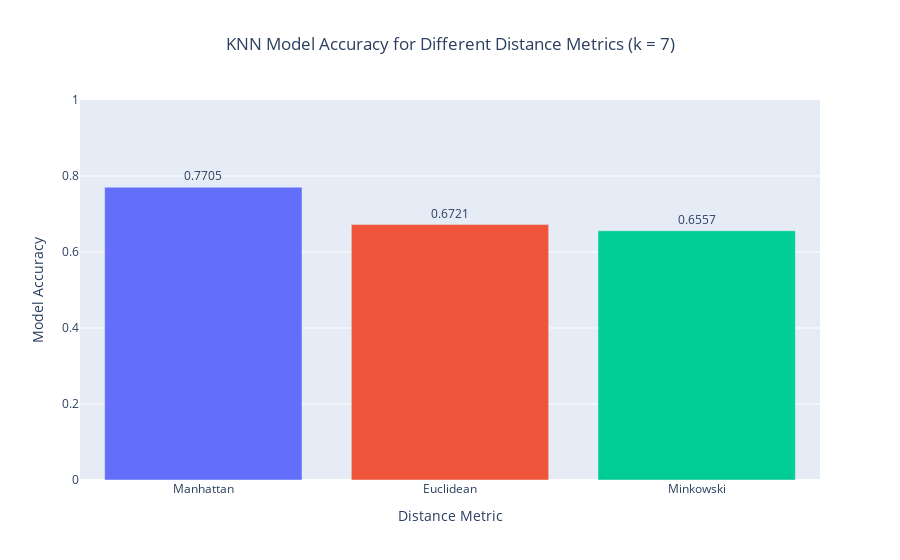

The cell this chart's notebook holds for it:
### Markdown cell above
## Model accuracies with a different vector similarity criteria (HW sklearn point 2)

### Code cell
import plotly.express as px
import pandas as pd

different_similarity_results = []
for p in range(1,4):
    different_similarity_results.append(knn_sklearn(training, training_labels, test, test_labels, k=best_k_value, p=p))


df_similarity = pd.DataFrame(different_similarity_results, columns=['k', 'distance_formula', 'accuracy'])
fig = px.bar(
    data_frame=df_similarity,
    x='distance_formula',
    y='accuracy',
    color='distance_formula',
    title=f'KNN Model Accuracy for Different Distance Metrics (k = {best_k_value})',
    labels={
        'distance_formula': 'Distance Metric',
        'accuracy': 'Model Accuracy'
    },
    text='accuracy'
)

fig.update_traces(
    texttemplate='%{text:.4f}',
    textposition='outside'
)
fig.update_layout(
    xaxis_title="Distance Metric",
    yaxis_title="Model Accuracy",
    title_x=0.5,
    yaxis=dict(range=[0,1]),
    showlegend=False
)

fig.show()

### Figure 1 — Plotly figure (JSON) as saved in the notebook; plotly's stock layout.template omitted (floating-point values rounded to 4 significant figures)
{"data": [{"hovertemplate": "Distance Metric=%{x}<br>Model Accuracy=%{text}<extra></extra>", "legendgroup": "Manhattan", "marker": {"color": "#636efa", "pattern": {"shape": ""}}, "name": "Manhattan", "orientation": "v", "showlegend": true, "text": [0.7705], "textposition": "outside", "texttemplate": "%{text:.4f}", "type": "bar", "x": ["Manhattan"], "xaxis": "x", "y": [0.7705], "yaxis": "y"}, {"hovertemplate": "Distance Metric=%{x}<br>Model Accuracy=%{text}<extra></extra>", "legendgroup": "Euclidean", "marker": {"color": "#EF553B", "pattern": {"shape": ""}}, "name": "Euclidean", "orientation": "v", "showlegend": true, "text": [0.6721], "textposition": "outside", "texttemplate": "%{text:.4f}", "type": "bar", "x": ["Euclidean"], "xaxis": "x", "y": [0.6721], "yaxis": "y"}, {"hovertemplate": "Distance Metric=%{x}<br>Model Accuracy=%{text}<extra></extra>", "legendgroup": "Minkowski", "marker": {"color": "#00cc96", "pattern": {"shape": ""}}, "name": "Minkowski", "orientation": "v", "showlegend": true, "text": [0.6557], "textposition": "outside", "texttemplate": "%{text:.4f}", "type": "bar", "x": ["Minkowski"], "xaxis": "x", "y": [0.6557], "yaxis": "y"}], "layout": {"barmode": "relative", "legend": {"title": {"text": "Distance Metric"}, "tracegroupgap": 0}, "showlegend": false, "title": {"text": "KNN Model Accuracy for Different Distance Metrics (k = 7)", "x": 0.5}, "xaxis": {"anchor": "y", "categoryarray": ["Manhattan", "Euclidean", "Minkowski"], "categoryorder": "array", "domain": [0, 1], "title": {"text": "Distance Metric"}}, "yaxis": {"anchor": "x", "domain": [0, 1], "range": [0, 1], "title": {"text": "Model Accuracy"}}}}
